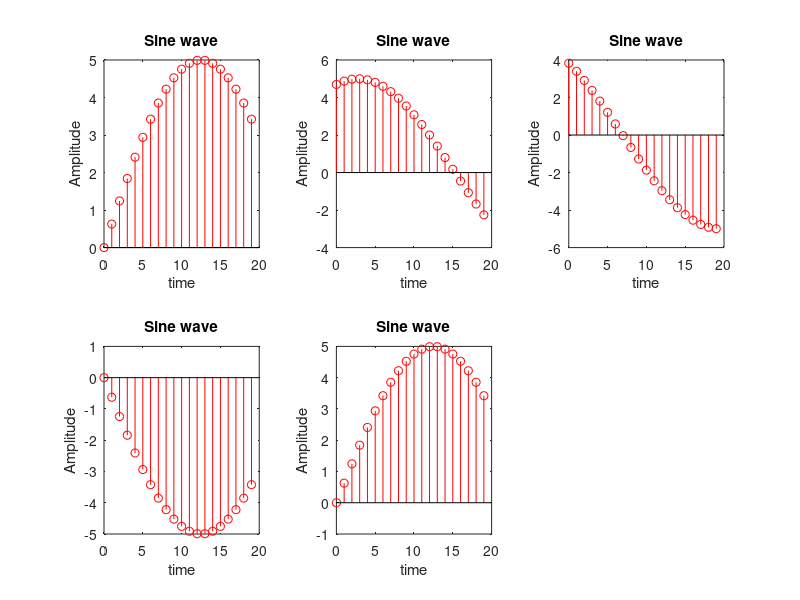

MATLAB code to generate this figure:
amplitude = input('Enter the amplitude ');
frequency = 0.02;
samples = 20;
phase1 = 0;
phase2 = (pi/180)*70;
phase3 = (pi/180)*130;
phase4 = (pi/180)*180;
phase5 = (pi/180)*360; 

n = 0:1:(samples-1);
y1 = amplitude*sin(2*pi*frequency*n + phase1);
y2 = amplitude*sin(2*pi*frequency*n + phase2);
y3 = amplitude*sin(2*pi*frequency*n + phase3);
y4 = amplitude*sin(2*pi*frequency*n + phase4);
y5 = amplitude*sin(2*pi*frequency*n + phase5);

subplot(2,3,1)
stem(n,y1,'r');
title('Sine wave');
xlabel('time');
ylabel('Amplitude');
hold on;
subplot(2,3,2)
stem(n,y2,'r');
title('Sine wave');
xlabel('time');
ylabel('Amplitude');
hold on;
subplot(2,3,3)
stem(n,y3,'r');
title('Sine wave');
xlabel('time');
ylabel('Amplitude');
hold on;
subplot(2,3,4)
stem(n,y4,'r');
title('Sine wave');
xlabel('time');
ylabel('Amplitude');
hold on;
subplot(2,3,5)
stem(n,y5,'r');
title('Sine wave');
xlabel('time');
ylabel('Amplitude');
